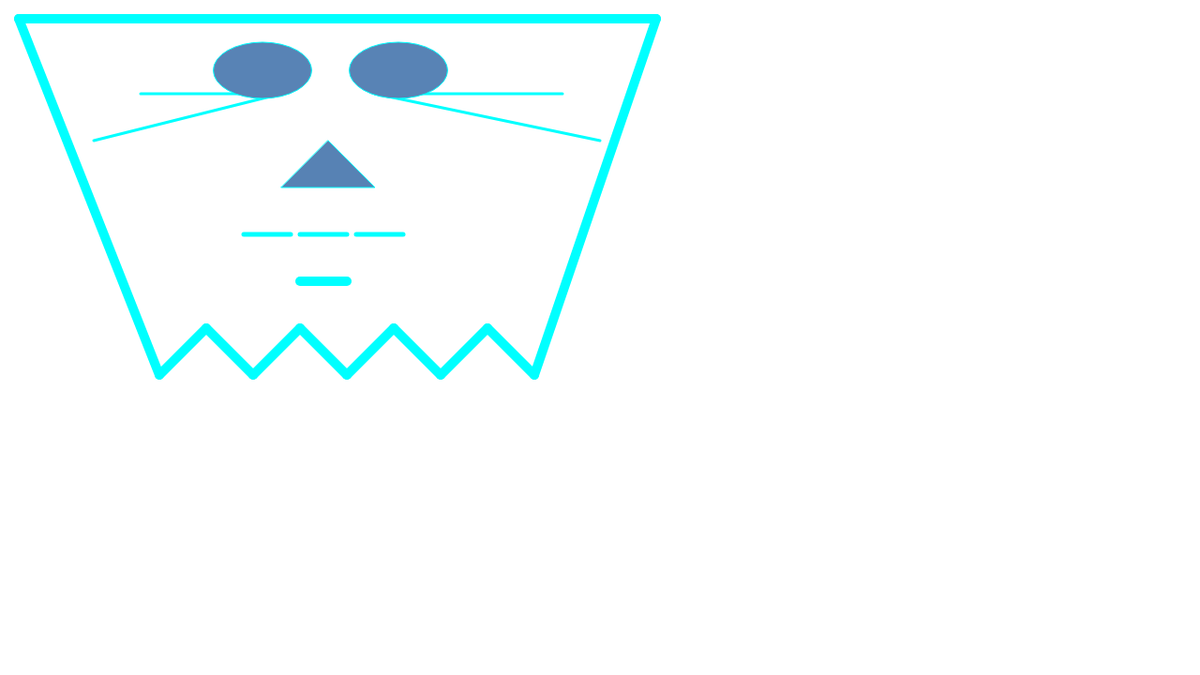
Frame 1 (no input)
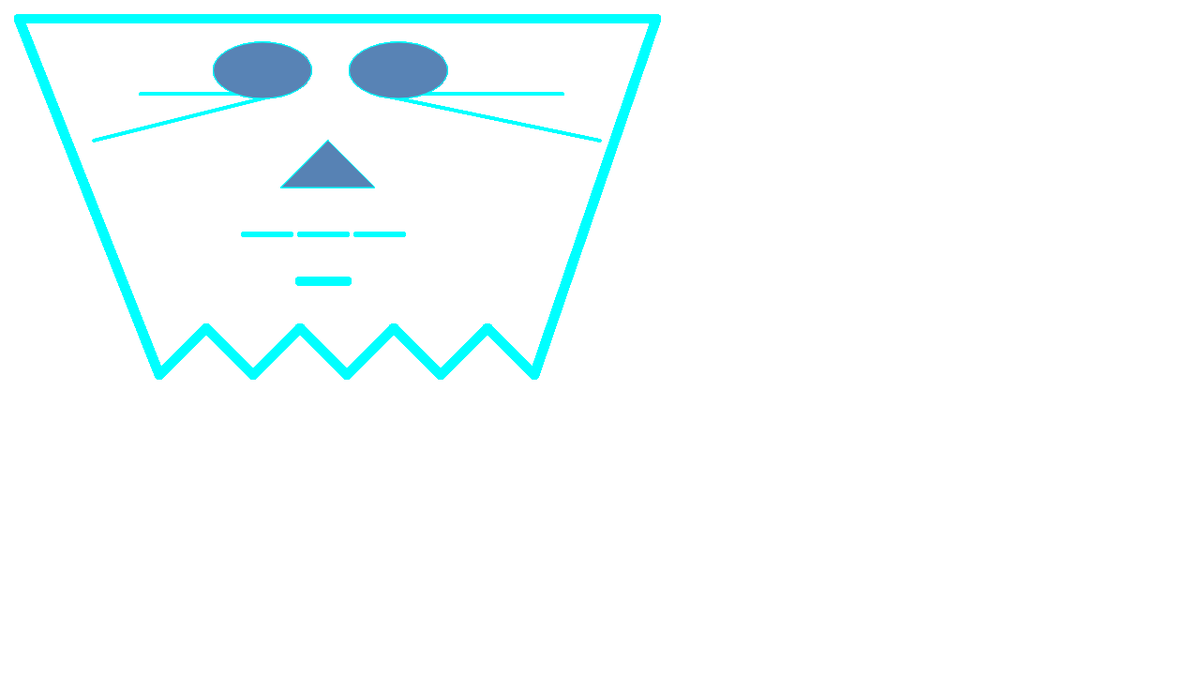
Frame 60 (no input)
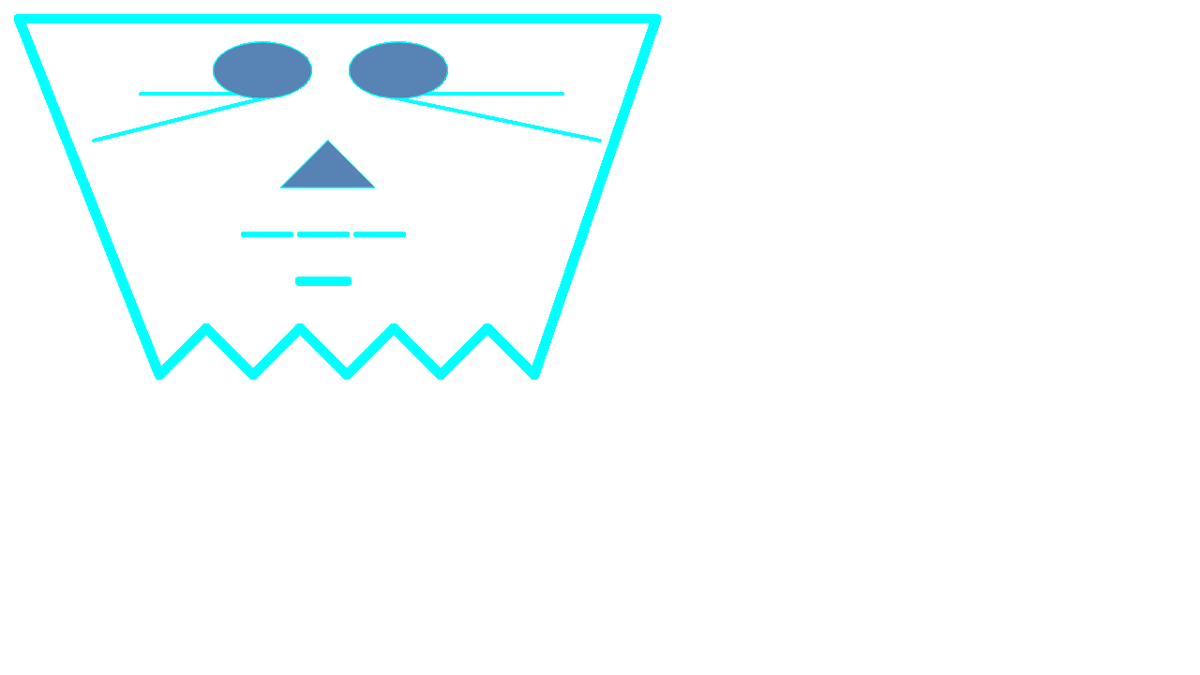
Frame 120 (the mouse pressed at the canvas centre since frame 60)

The p5.js sketch that drew these frames (run headless with seeded random() and noise() and a simulated clock; from frame 60 on, the mouse is pressed at the canvas centre):

// p5.js sketch
// ── sketch.js
function setup() {
  createCanvas(1280, 720);
}

function draw() {
  stroke(0,600,255);
  strokeWeight(3);
  /*olhos*/
  line(300,100,150,100);
  line(300,100,100,150);
  strokeWeight(1)
  fill(88, 131, 181)
  ellipse(280, 75, 105, 60);

  strokeWeight(3)
  fill(25,25,25);
  line(600,100,400,100);
  line(400,100,640,150);
  strokeWeight(1)
  fill(88, 131, 181)
  ellipse(425,75,105,60);

/*boca*/
 strokeWeight(5)
  line(260,250,310,250);
  line(320,250,370,250);
  line(380,250,430,250);
 strokeWeight(10)
  line(320,300,370,300);

/*nariz*/
  strokeWeight(1);
  fill(87, 130, 180);
  triangle(300,200,400,200,350,150);

/*contorno*/
  strokeWeight(10);
  line(20,20,700,20);
  strokeWeight(10);
  line(20,20,170,400);

  line(700,20,570,400)

  line(170,400,220,350)
  line(220,350,270,400)
  line(270,400,320,350)
  line(320,350,370,400)
  line(370,400,420,350)
  line(420,350,470,400)
  line(470,400,520,350)
  line(520,350,570,400)
}
